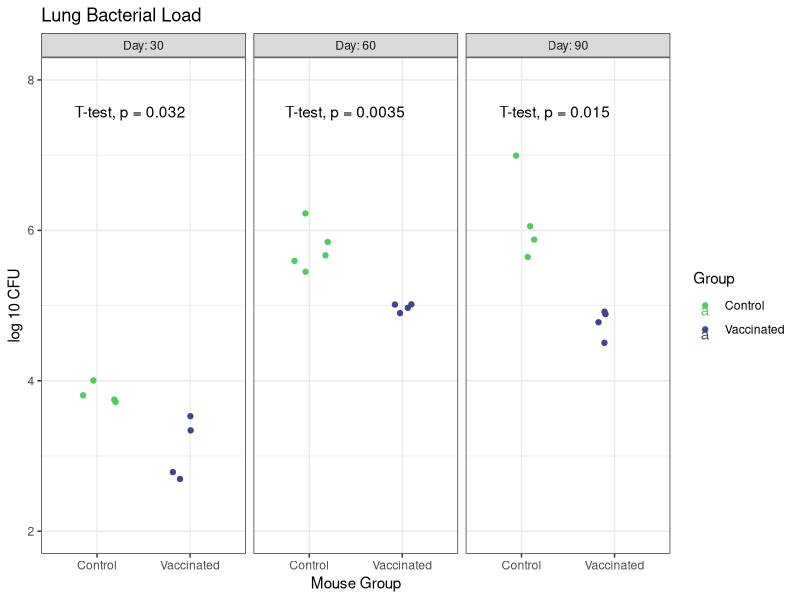

Recreate this plot in R.
## ---- chunk 1
knitr::opts_chunk$set(echo = TRUE)
## ---- chunk 2
library(readxl)
library(stats)
library(ggpubr)
library(broom)
library(purrr)
library(tidyverse)
## ---- chunk 3

lung_CFU <- read_xlsx("../Data/M.smeg_CFU.xlsx") %>%
  rename(Day = Timepoint) %>%
  group_by(Organ, Day) %>%
  mutate(Group = replace(Group, Group == "Group1", "PBS")) %>%
  mutate(Group = replace(Group, Group == "Group2", "BCG")) %>%
  mutate(Group = replace(Group, Group == "Group3", "smegmatis")) %>%
  mutate(Group = replace(Group, Group == "Group4", "BCG + smegmatis")) %>% 
  mutate(Group = factor(Group, levels = c("PBS", "BCG", "smegmatis", "BCG + smegmatis"))) %>%
  dplyr::filter(Group == "PBS" | Group == "BCG") %>%
  filter(Organ == "Lung")

## ---- chunk 4

viridis_colors <- c("#56C667FF", "#3F4788FF")

lung_CFU <- lung_CFU %>%
  mutate(Group = str_replace(Group, "PBS", "Control"),
         Group = str_replace(Group, "BCG", "Vaccinated"))

ggplot(lung_CFU, aes(x = Group, y = CFU, color = Group)) +
  geom_jitter(width = 0.2) +
  facet_wrap("Day", ncol = length(unique(lung_CFU$Day)), 
             labeller = label_both) +
  scale_color_manual(values = viridis_colors) +
  stat_compare_means(method = "t.test", label.y = 7.5) +
  xlab("Mouse Group") +
  ylab("log 10 CFU") +
  coord_cartesian(ylim = c(2,8)) +
  ggtitle("Lung Bacterial Load") +
  theme_bw()

